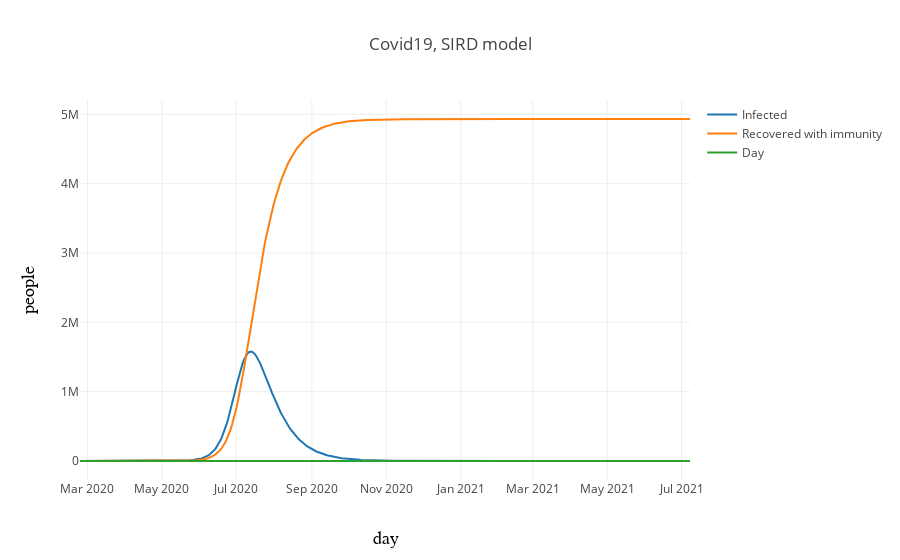

Here is the notebook cell this chart was saved with:
### Code cell
import numpy as np
from scipy.integrate import odeint
import matplotlib.pyplot as plt

start = dateutil.parser.parse("2020-02-24")

# Total population, N.
N = 5.5e6
# Initial number of infected and recovered individuals, I0 and R0.
I0, R0, D0 = 3, 0, 0
# Everyone else, S0, is susceptible to infection initially.
S0 = N - I0 - R0
# Contact rate, beta, and mean recovery rate, gamma, (in 1/days).
beta, gamma, delta = 0.3, 1./14, 0.037/14.0
# A grid of time points (in days)
t = np.linspace(0, 500, 500)
R0=4.2
R0_after=2.4
day=60

death_prob_per_day = 0.037/contagious_days
death_prob_ic = 0.15/contagious_days
death_prob_no_care = 0.3/contagious_days
ic_need = 0.06
ic_capacity=1000.

def betaT(t):
    r0_default = 3.0
    r0 = r0_default
    if t<30.:
        r0 = r0_default
    if t<37:
        r0 = r0_default * 0.75
    if t < 42:
        r0 = r0_default * 0.5

    return r0*gamma

def deltaI(i):
    if i*ic_need <  ic_capacity:
        return death_prob_per_day
    if i*ic_need > ic_capacity:
        return 

# The SIR model differential equations.
def deriv(y, t, N, beta, gamma):
    S, I, R, D = y
    beta = betaT(t)
    dSdt = -beta * S * I / N
    dIdt = beta * S * I / N - gamma * I - delta * I
    dRdt = gamma * ( I - delta * I)
    
    if I*ic_need < ic_capacity:
        dDdt = (death_prob_per_day * I * (1.0-ic_need) 
                + death_prob_ic * ic_need * I
               )
    else:
        dDdt = (death_prob_per_day * I * (1.0-ic_need) 
        + death_prob_ic * ic_capacity
        + death_prob_no_care * (I*ic_need - ic_capacity)
        )
    return dSdt, dIdt, dRdt, dDdt

# Initial conditions vector
y0 = S0, I0, R0, D0
# Integrate the SIR equations over the time grid, t.
ret = odeint(deriv, y0, t, args=(N, beta, gamma))
S, I, R, D = ret.T

df2=pd.DataFrame()
df2['t'] = t
df2['S'] = S
df2['I'] = I
I_sc2 = I
df2['R'] = R
df2['D'] = D
df2['ts'] = pd.to_datetime(start.timestamp() + df2.t*86400, unit='s')
data=[
      #go.Scatter(x=t, y=S, name="Suspectible"),
      go.Scatter(x=df2.ts, y=df2.I, name="Infected"),
      go.Scatter(x=df2.ts, y=df2.R, name="Recovered with immunity"),
      #go.Scatter(x=df2.ts, y=df2.D, name="Dead"),
      go.Scatter(x=df2.ts, y=df2.t, name="Day"),
    
     ]

iplot({ 'data': data, "layout": layout })

### Figure 1 — Plotly figure (JSON) as saved in the notebook; plotly's stock layout.template omitted (floating-point values rounded to 4 significant figures; data arrays with more than 128 entries replaced by an {"elided": "..."} marker saying what was removed)
{"data": [{"name": "Infected", "type": "scatter", "uid": "7d991564-65c8-11ea-b0c5-6c4008a11884", "x": {"elided": "500 str values"}, "y": {"elided": "500 float values"}}, {"name": "Recovered with immunity", "type": "scatter", "uid": "7d99173a-65c8-11ea-8ac3-6c4008a11884", "x": {"elided": "500 str values"}, "y": {"elided": "500 float values"}}, {"name": "Day", "type": "scatter", "uid": "7d991818-65c8-11ea-af22-6c4008a11884", "x": {"elided": "500 str values"}, "y": {"elided": "500 float values"}}], "layout": {"title": "Covid19, SIRD model", "xaxis": {"title": "day", "titlefont": {"color": "#000000", "family": "Courier New, monospace", "size": 18}}, "yaxis": {"title": "people", "titlefont": {"color": "#000000", "family": "Courier New, monospace", "size": 18}}}}
